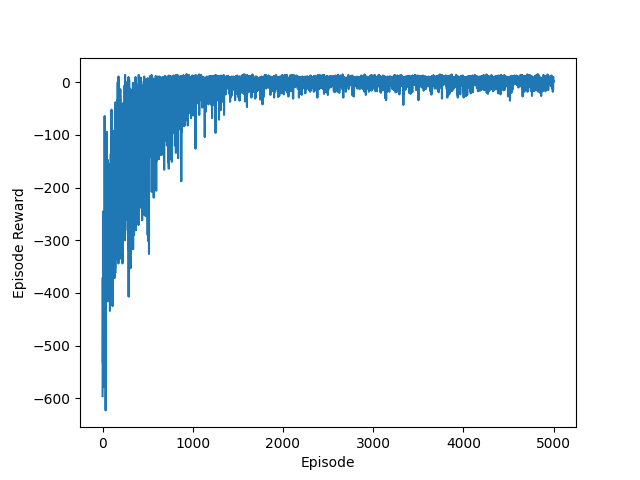

Python code for this plot:
#Q学习agent

import gym
import numpy as np
import warnings
import matplotlib.pyplot as plt
import pandas as pd
warnings.filterwarnings("ignore")

env=gym.make('Taxi-v3')

class QLearningAgent:
    def __init__(self, env, gamma=0.9, learning_rate=0.1, epsilon=0.1):
        self.gamma = gamma
        self.learner_rate = learning_rate
        self.epsilon = epsilon
        self.Q = np.zeros((env.observation_space.n, env.action_space.n))
        self.action_n=env.action_space.n

    def decide(self, state):
        if np.random.uniform(0, 1) < self.epsilon:
            action = np.random.choice(self.action_n)
        else:
            action = np.argmax(self.Q[state])
        return action

    def learn(self, state, action, reward, next_state, done):
        u=reward + self.gamma * np.max(self.Q[next_state])*(1-done)
        td_error = u - self.Q[state][action]
        self.Q[state][action] += self.learner_rate * td_error

agent = QLearningAgent(env)

def play_qlearning(env, agent, train=False, render=False):
    episode_reward = 0
    observation = env.reset()
    while True:
        if render:
            env.render()
        action = agent.decide(observation)
        next_observation, reward, done, _ = env.step(action)
        episode_reward += reward
        if train:
            agent.learn(observation, action, reward, next_observation, done)
        if done:
            break
        observation = next_observation
    return episode_reward

episodes=5000
episode_rewards=[]
for i in range(episodes):
    episode_reward=play_qlearning(env, agent, train=True)
    episode_rewards.append(episode_reward)
    if i % 100 == 0:
        print(f"Episode {i}: {episode_reward}")


plt.plot(episode_rewards)
plt.xlabel("Episode")
plt.ylabel("Episode Reward")
plt.savefig("5-10.png")
plt.show()
plt.close()

#测试
agent.epsilon=0.0
episode_rewards=[play_qlearning(env,agent) for _ in range(100)]
print("平均回合奖励：{}/{} = {}".format(sum(episode_rewards), len(episode_rewards), np.mean(episode_rewards)))

pd.DataFrame(agent.Q)
policy=np.eye(agent.action_n)[agent.Q.argmax(axis=-1)]
pd.DataFrame(policy)
